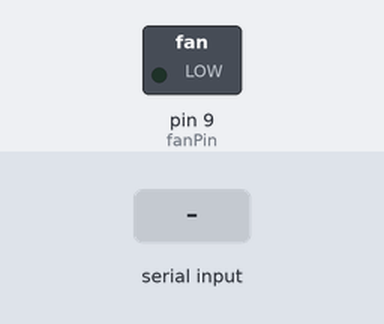
This sketch was run on a simulated Arduino Uno, built with avr-gcc and run on an emulated ATmega328P. On the bench: switched loads named in the sketch (green lamp = pin HIGH). Inputs (shaded band) come from the test bench.

Above: at 1.2 s.
1.3 s: "90,45\n" received over Serial
At 2.4 s:
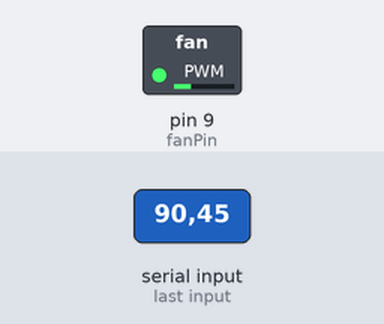
2.8 s: "30,150\n" received over Serial
At 3.6 s:
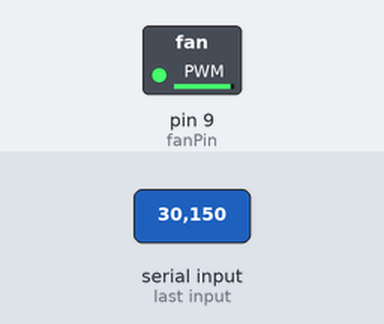
Timing chart, 0 to 5.8 s (numbered marks = the images above; inputs shaded):
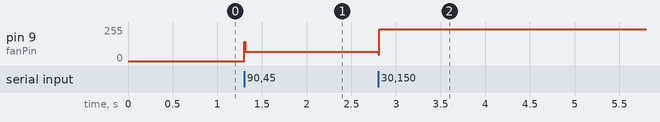

Measured:
- after the input at 1.3 s, pin 9 (fanPin): 0/255 → 71/255 at once
- after the input at 2.8 s, pin 9 (fanPin): 71/255 → 239/255 at once

The sketch:

fan-serial-unity.ino
```cpp
//#define AccelerationPin 8
#define fanPin  9

//int buttonState = 0;

const int lf = 10;
char data[20];

void setup(){
  pinMode(fanPin, OUTPUT);
  //pinMode(AccelerationPin, INPUT);

  Serial.begin(9600);
}

void loop(){

  //Acceleration();

  Serial.readBytesUntil(lf, data, 3);
  String a = String(data);
  int fan_data = a.toInt();
  fan_data = map(fan_data, 0, 160, 0, 255);

  analogWrite(fanPin, fan_data);

  delay(10);
}

/*void Acceleration(){

  buttonState = digitalRead(AccelerationPin);

  if (buttonState == HIGH) {
    Serial.write(1);
    Serial.flush();
  } else {

  }
}*/
```
